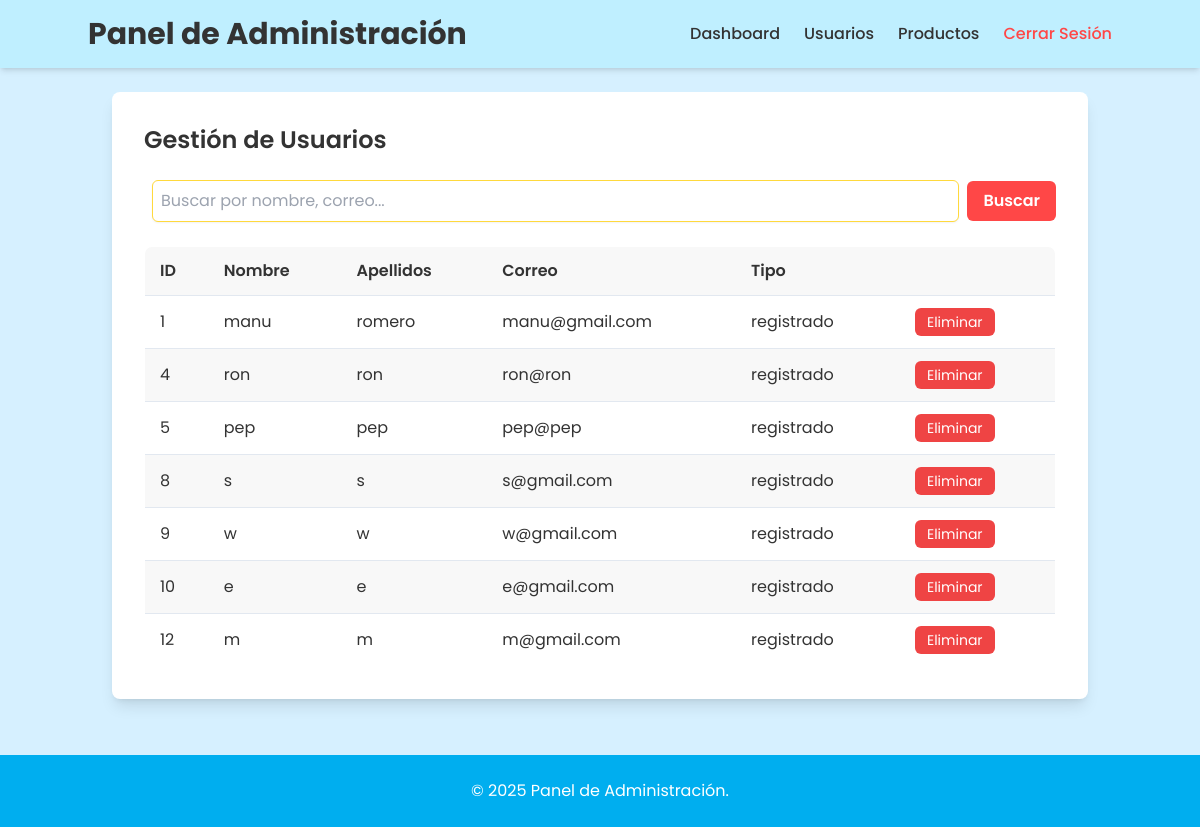
The page /index.php?action=gestionar_usuarios (signed in) on the database its author committed.
### tables this page shows
CREATE TABLE `usuarios` (
  `id_usu` int(11) NOT NULL,
  `nombre` varchar(100) NOT NULL,
  `apellidos` varchar(100) NOT NULL,
  `correo` varchar(255) NOT NULL,
  `psw` varchar(255) NOT NULL,
  `tipo_usu` enum('registrado','administrador') NOT NULL DEFAULT 'registrado'
);

### modelo/usuario.php (called while the page is built, shortened)
<?php
class Usuario {
    private $conn;
    public function __construct(){
        $this->conn = new bd();
    }
    public function getAllUsuarios() {
        $sentencia = "SELECT id_usu, nombre, apellidos, correo, tipo_usu FROM usuarios WHERE tipo_usu != 'administrador'";
        $conn_obj = $this->conn->getConection();
        $consulta = $conn_obj->prepare($sentencia);
        $result_execute = $consulta->execute();
        $id_local = "";
        $nombre_local = "";
        $apellidos_local = "";
        $correo_local = "";
        $tipo_local = "";
        $consulta->bind_result($id_local, $nombre_local, $apellidos_local, $correo_local, $tipo_local);
        $usuarios = [];
        while ($consulta->fetch()) {
            $usuarios[$id_local] = [
                $id_local,
                $nombre_local,
                $apellidos_local,
                $correo_local,
                $tipo_local
            ];
        }
        return $usuarios;
    }
}

### vista/admin_usuarios.php (the view, shortened to what this page needs)
<!DOCTYPE html>
<html lang="es">
<head>
    <script src="https://cdn.tailwindcss.com"></script>
</head>
<body class="bg-[#D6F0FF] min-h-screen flex flex-col text-[#333333] font-normal">
    <header class="bg-[#BFEFFF] shadow-md p-4">
        <div class="container mx-auto flex justify-between items-center">
            <h1 class="text-3xl font-bold text-[#333333] font-poppins">
                Panel de Administración
            </h1>
            <nav>
                <ul class="flex space-x-6 text-base">
                    <li><a href="/TFG/index.php?action=administracion" class="text-[#333333] hover:text-[#FF4747] font-medium transition duration-300">Dashboard</a></li>
                    <li><a href="/TFG/index.php?action=gestionar_usuarios" class="text-[#333333] hover:text-[#FF4747] font-medium transition duration-300">Usuarios</a></li>
                    <li><a href="/TFG/index.php?action=gestionar_productos" class="text-[#333333] hover:text-[#FF4747] font-medium transition duration-300">Productos</a></li>
                    <li><a href="/TFG/index.php?action=cerrar_sesion_admin" class="text-[#FF4747] hover:text-[#333333] font-medium transition duration-300">Cerrar Sesión</a></li>
                </ul>
            </nav>
        </div>
    </header>
    <main class="container mx-auto p-6 flex-grow">
        <div class="bg-white p-8 rounded-lg shadow-lg">
            <h2 class="text-2xl font-semibold text-[#333333] font-poppins mb-6">Gestión de Usuarios</h2>
            <div class="flex flex-col md:flex-row justify-between items-center mb-6 space-y-4 md:space-y-0 md:space-x-4">
                <form action="/TFG/index.php" method="get" class="flex-grow flex items-center space-x-2 w-full md:w-auto">
                    <input type="text" id="search-user" name="busqueda" placeholder="Buscar por nombre, correo..."
                           class="flex-grow p-2 border border-[#FFD93D] rounded-md shadow-sm focus:ring-[#FF4747] focus:border-[#FF4747] text-base">
                    <button type="submit" class="px-4 py-2 bg-[#FF4747] text-white font-semibold rounded-md hover:bg-red-600 transition duration-300 text-base">
                        Buscar
                    </button>
                </form>
            </div>
            <?php
            $usuarios_a_mostrar = $usuarios ;
            if (empty($usuarios_a_mostrar)) {
                echo "<p class='text-center text-[#333333] text-lg'>No se encontraron usuarios.</p>";
            } else {
            ?>
                <div class="overflow-x-auto">
                    <table class="table-auto w-full border border-gray-200 rounded-lg overflow-hidden">
                        <thead>
                            <tr>
                                <th class="py-3 px-4">ID</th>
                                <th class="py-3 px-4">Nombre</th>
                                <th class="py-3 px-4">Apellidos</th>
                                <th class="py-3 px-4">Correo</th>
                                <th class="py-3 px-4">Tipo</th>
                                <th class="py-3 px-4"></th>
                            </tr>
                        </thead>
                        <tbody>
                            <?php foreach ($usuarios_a_mostrar as $usuario) { ?>
                                <tr>
                                    <td class="py-3 px-4"><?php echo htmlspecialchars($usuario[0]); ?></td>
                                    <td class="py-3 px-4"><?php echo htmlspecialchars($usuario[1]); ?></td>
                                    <td class="py-3 px-4"><?php echo htmlspecialchars($usuario[2]); ?></td>
                                    <td class="py-3 px-4"><?php echo htmlspecialchars($usuario[3]); ?></td>
                                    <td class="py-3 px-4"><?php echo htmlspecialchars($usuario[4]); ?></td>
                                    <td class="py-3 px-4 whitespace-nowrap">
                                        <a href="/TFG/index.php?action=eliminar_usuario&id=<?php echo htmlspecialchars($usuario[0]); ?>"
                                           onclick="return confirm('¿Estás seguro de que deseas eliminar a este usuario?');"
                                           class="inline-block px-3 py-1 bg-red-500 text-white rounded-md hover:bg-red-600 transition duration-300 text-sm ml-2">
                                            Eliminar
                                        </a>
                                    </td>
                                </tr>
                            <?php } ?>
                        </tbody>
                    </table>
                </div>
            <?php } ?>
        </div>
    </main>
    <footer class="bg-[#00AEEF] text-white p-6 text-center mt-8">
        <p class="text-base font-normal font-poppins">&copy; 2025 Panel de Administración.</p>
    </footer>
</body>
</html>

### vista/admin_usuarios.php (style rules this page uses)
body { font-family: 'Poppins', sans-serif; }
.table-auto { width: 100%; border-collapse: collapse; }
.table-auto th, .table-auto td { padding: 12px 15px; text-align: left; border-bottom: 1px solid #e2e8f0; }
.table-auto th { background-color: #F8F8F8; font-weight: 600; color: #333333; }
.table-auto tbody tr:nth-child(even) { background-color: #F8F8F8; }

### rows shown on the page
usuarios: id_usu "1", nombre "manu", apellidos "romero", correo "manu@gmail.com", tipo_usu "registrado"
usuarios: id_usu "4", nombre "ron", apellidos "ron", correo "ron@ron", tipo_usu "registrado"
usuarios: id_usu "5", nombre "pep", apellidos "pep", correo "pep@pep", tipo_usu "registrado"
usuarios: id_usu "8", nombre "s", apellidos "s", correo "s@gmail.com", tipo_usu "registrado"
usuarios: id_usu "9", nombre "w", apellidos "w", correo "w@gmail.com", tipo_usu "registrado"
usuarios: id_usu "10", nombre "e", apellidos "e", correo "e@gmail.com", tipo_usu "registrado"
usuarios: id_usu "12", nombre "m", apellidos "m", correo "m@gmail.com", tipo_usu "registrado"
